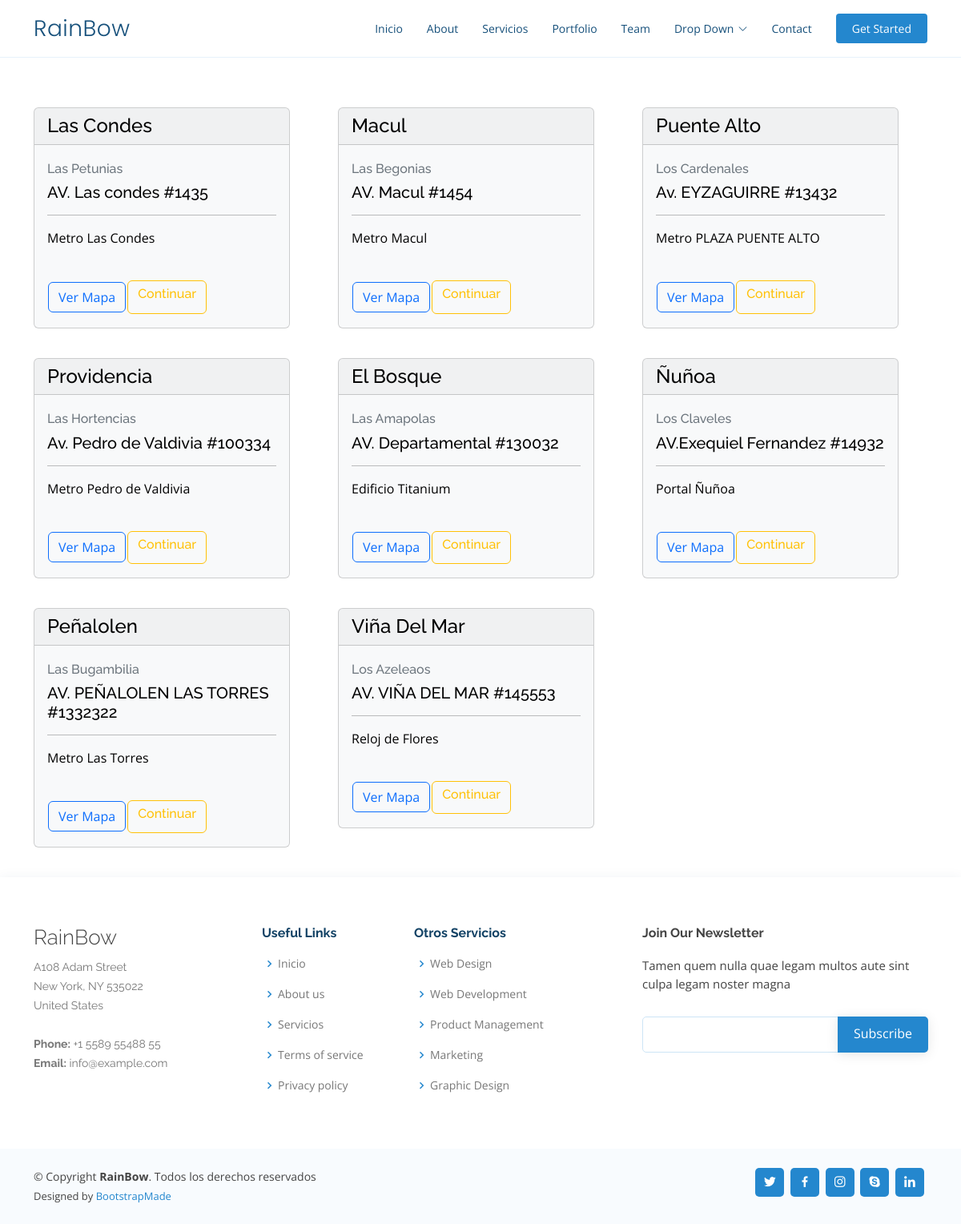
/OnePage/mostrar_notarias.php, run on the app's committed database.
### tables this page shows
CREATE TABLE `notarias` (
  `id` int(11) NOT NULL,
  `nombre` varchar(250) NOT NULL,
  `direccion` varchar(250) NOT NULL,
  `latitud` decimal(10,0) NOT NULL,
  `longitud` decimal(10,0) NOT NULL,
  `referencia` varchar(250) NOT NULL,
  `comuna` varchar(250) NOT NULL
);

### OnePage/mostrar_notarias.php (the view, shortened to what this page needs)
<!DOCTYPE html>
<html lang="en">
<head>
  <link href="assets/vendor/aos/aos.css" rel="stylesheet">
  <link href="assets/vendor/bootstrap/css/bootstrap.min.css" rel="stylesheet">
  <link href="assets/vendor/bootstrap-icons/bootstrap-icons.css" rel="stylesheet">
  <link href="assets/vendor/boxicons/css/boxicons.min.css" rel="stylesheet">
  <link href="assets/vendor/glightbox/css/glightbox.min.css" rel="stylesheet">
  <link href="assets/vendor/remixicon/remixicon.css" rel="stylesheet">
  <link href="assets/vendor/swiper/swiper-bundle.min.css" rel="stylesheet">
  <link href="assets/css/style.css" rel="stylesheet">
</head>
<body>
  <header id="header" class="fixed-top">
    <div class="container d-flex align-items-center justify-content-between">
      <h1 class="logo"><a href="index.html">RainBow</a></h1>
      <nav id="navbar" class="navbar">
        <ul>
          <li><a class="nav-link scrollto " href="#hero">Inicio</a></li>
          <li><a class="nav-link scrollto" href="#about">About</a></li>
          <li><a class="nav-link scrollto" href="#services">Servicios</a></li>
          <li><a class="nav-link scrollto o" href="#portfolio">Portfolio</a></li>
          <li><a class="nav-link scrollto" href="#team">Team</a></li>
          <li class="dropdown"><a href="#"><span>Drop Down</span> <i class="bi bi-chevron-down"></i></a>
          </li>
          <li><a class="nav-link scrollto" href="#contact">Contact</a></li>
          <li><a class="getstarted scrollto" href="#about">Get Started</a></li>
        </ul>
      </nav>
    </div>
  </header>
  <main id="main">
<br>
      <div class="container">
        <div class="d-flex justify-content-between align-items-center">
          <h2>Seleccion de Notarias</h2>
            <a href="portfolio-trabajo.php">Volver a documentos</a>
        </div>
      </div>
      <div class="container">
        <p>
<br><br>
<div class="col-md-12">
  <div class="col-md-12">
  <?php
$conexion = mysqli_connect("localhost", "root", "", "jugueteria");
$resultado = mysqli_query($conexion, "SELECT * FROM notarias");
$contador = 0;
while($fila = mysqli_fetch_array($resultado)) {
  if ($contador % 3 == 0) {
    echo '<div class="row my-3">';
  }
echo '<div class="col-4 mx-10" style="margin-bottom: 5px">';
echo '  <div class="card text-bg-light mb-3" style="max-width: 20rem;">';
echo '  <h4><div class="card-header ">'. $fila['comuna'] .'</div></h4>';
echo '    <div class="card-body">';
echo '      <h6 class="card-subtitle mb-2 text-muted">' . $fila['nombre'] . '</h6>';
echo '      <h5 class="card-title">' . $fila['direccion'] . '</h5>';
echo '<hr>';
echo '      <p class="card-text">' . $fila['referencia'] . '</p>';
echo '<table>';
echo '<tr>';
echo '<td><button class="btn btn-outline-primary">Ver Mapa</button></td>';
echo '<br>';
echo '<td><a href="http://localhost/notariagesnot/onepage/mostrar_horas.php?documento_seleccionado='.$fila['id'].'&nombre='.$fila['nombre'].'&notaria_seleccionada='.$fila['id'].'" class="btn btn-outline-warning"><h6>Continuar</h6></a></td>';
echo '</tr>';
echo '</table>';
echo '</div>';
echo '</div>';
echo '</div>';
  $contador++;
  if ($contador % 3 == 0) {
    echo '</div>';
  }
}
if ($contador % 3 != 0) {
  echo '</div>';
}
?>
  </main>
  <footer id="footer">
    <div class="footer-top">
      <div class="container">
        <div class="row">
          <div class="col-lg-3 col-md-6 footer-contact">
            <h3>RainBow</h3>
            <p>
              A108 Adam Street <br>
              New York, NY 535022<br>
              United States <br><br>
              <strong>Phone:</strong> +1 5589 55488 55<br>
              <strong>Email:</strong> info@example.com<br>
            </p>
          </div>
          <div class="col-lg-2 col-md-6 footer-links">
            <h4>Useful Links</h4>
            <ul>
              <li><i class="bx bx-chevron-right"></i> <a href="#">Inicio</a></li>
              <li><i class="bx bx-chevron-right"></i> <a href="#">About us</a></li>
              <li><i class="bx bx-chevron-right"></i> <a href="#">Servicios</a></li>
              <li><i class="bx bx-chevron-right"></i> <a href="#">Terms of service</a></li>
              <li><i class="bx bx-chevron-right"></i> <a href="#">Privacy policy</a></li>
            </ul>
          </div>
          <div class="col-lg-3 col-md-6 footer-links">
            <h4>Otros Servicios</h4>
            <ul>
              <li><i class="bx bx-chevron-right"></i> <a href="#">Web Design</a></li>
              <li><i class="bx bx-chevron-right"></i> <a href="#">Web Development</a></li>
              <li><i class="bx bx-chevron-right"></i> <a href="#">Product Management</a></li>
              <li><i class="bx bx-chevron-right"></i> <a href="#">Marketing</a></li>
              <li><i class="bx bx-chevron-right"></i> <a href="#">Graphic Design</a></li>
            </ul>
          </div>
          <div class="col-lg-4 col-md-6 footer-newsletter">
            <h4>Join Our Newsletter</h4>
            <p>Tamen quem nulla quae legam multos aute sint culpa legam noster magna</p>
            <form action="" method="post">
              <input type="email" name="email"><input type="submit" value="Subscribe">
            </form>
          </div>
        </div>
      </div>
    </div>
    <div class="container d-md-flex py-4">
      <div class="me-md-auto text-center text-md-start">
        <div class="copyright">
          &copy; Copyright <strong><span>RainBow</span></strong>. Todos los derechos reservados
        </div>
        <div class="credits">
          Designed by <a href="https://bootstrapmade.com/">BootstrapMade</a>
        </div>
      </div>
      <div class="social-links text-center text-md-right pt-3 pt-md-0">
        <a href="#" class="twitter"><i class="bx bxl-twitter"></i></a>
        <a href="#" class="facebook"><i class="bx bxl-facebook"></i></a>
        <a href="#" class="instagram"><i class="bx bxl-instagram"></i></a>
        <a href="#" class="google-plus"><i class="bx bxl-skype"></i></a>
        <a href="#" class="linkedin"><i class="bx bxl-linkedin"></i></a>
      </div>
    </div>
  </footer>
</body>
</body>
</html>

### OnePage/assets/css/style.css (style rules this page uses)
body { font-family: "Open Sans", sans-serif; color: #444444; }
a { color: #2487ce; text-decoration: none; }
h1, h2, h3, h4, h5, h6 { font-family: "Raleway", sans-serif; }
#header { transition: all 0.5s; background: #fff; z-index: 997; padding: 15px 0; border-bottom: 1px solid #e6f2fb; }
#header .logo { font-size: 28px; margin: 0; padding: 0; line-height: 1; font-weight: 300; letter-spacing: 0.5px; font-family: "Poppins", sans-serif; }
#header .logo a { color: #16507b; }
.navbar { padding: 0; }
.navbar ul { margin: 0; padding: 0; display: flex; list-style: none; align-items: center; }
.navbar li { position: relative; }
.navbar a, .navbar a:focus { display: flex; align-items: center; justify-content: space-between; padding: 10px 0 10px 30px; font-size: 14px; color: #16507b; white-space: nowrap; transition: 0.3s; }
.navbar a i, .navbar a:focus i { font-size: 12px; line-height: 0; margin-left: 5px; }
.navbar .getstarted, .navbar .getstarted:focus { background: #2487ce; padding: 8px 20px; margin-left: 30px; border-radius: 4px; color: #fff; }
#footer { color: #444444; font-size: 14px; background: #f8fbfe; box-shadow: 0px 2px 15px rgba(18, 66, 101, 0.08); }
#footer .footer-top { padding: 60px 0 30px 0; background: #fff; }
#footer .footer-top .footer-contact { margin-bottom: 30px; }
#footer .footer-top .footer-contact h3 { font-size: 26px; margin: 0 0 10px 0; padding: 2px 0 2px 0; line-height: 1; font-weight: 300; }
#footer .footer-top .footer-contact p { font-size: 14px; line-height: 24px; margin-bottom: 0; font-family: "Raleway", sans-serif; color: #777777; }
#footer .footer-top h4 { font-size: 16px; font-weight: bold; color: #124265; position: relative; padding-bottom: 12px; }
#footer .footer-top .footer-links { margin-bottom: 30px; }
#footer .footer-top .footer-links ul { list-style: none; padding: 0; margin: 0; }
#footer .footer-top .footer-links ul i { padding-right: 2px; color: #2487ce; font-size: 18px; line-height: 1; }
#footer .footer-top .footer-links ul li { padding: 10px 0; display: flex; align-items: center; }
#footer .footer-top .footer-links ul li:first-child { padding-top: 0; }
#footer .footer-top .footer-links ul a { color: #777777; transition: 0.3s; display: inline-block; line-height: 1; }
#footer .footer-newsletter { font-size: 15px; }
#footer .footer-newsletter h4 { font-size: 16px; font-weight: bold; color: #444444; position: relative; padding-bottom: 12px; }
#footer .footer-newsletter form { margin-top: 30px; background: #fff; padding: 6px 10px; position: relative; border-radius: 5px; text-align: left; border: 1px solid #cde5f6; }
#footer .footer-newsletter form input[type=email] { border: 0; padding: 4px 8px; width: calc(100% - 100px); }
#footer .footer-newsletter form input[type=submit] { position: absolute; top: -1px; right: -2px; bottom: -1px; border: 0; background: none; font-size: 16px; padding: 0 20px 2px 20px; background: #2487ce; color: #fff; transition: 0.3s; border-radius: 0 5px 5px 0; box-shadow: 0px 2px 15px rgba(0, 0, 0, 0.1); }
#footer .credits { padding-top: 5px; font-size: 13px; color: #444444; }
#footer .social-links a { font-size: 18px; display: inline-block; background: #2487ce; color: #fff; line-height: 1; padding: 8px 0; margin-right: 4px; border-radius: 5px; text-align: center; width: 36px; height: 36px; transition: 0.3s; }

### data on the page
notarias: comuna "Las Condes", nombre "Las Petunias", direccion "AV. Las condes #1435", referencia "Metro Las Condes"
notarias: comuna "Macul", nombre "Las Begonias", direccion "AV. Macul #1454", referencia "Metro Macul"
notarias: comuna "Puente Alto", nombre "Los Cardenales", direccion "Av. EYZAGUIRRE #13432", referencia "Metro PLAZA PUENTE ALTO"
notarias: comuna "Providencia", nombre "Las Hortencias", direccion "Av. Pedro de Valdivia #100334", referencia "Metro Pedro de Valdivia"
notarias: comuna "El Bosque", nombre "Las Amapolas", direccion "AV. Departamental #130032", referencia "Edificio Titanium"
notarias: comuna "Ñuñoa", nombre "Los Claveles", direccion "AV.Exequiel Fernandez #14932", referencia "Portal Ñuñoa"
notarias: comuna "Peñalolen", nombre "Las Bugambilia", direccion "AV. PEÑALOLEN LAS TORRES #1332322", referencia "Metro Las Torres"
notarias: comuna "Viña Del Mar", nombre "Los Azeleaos", direccion "AV. VIÑA DEL MAR #145553", referencia "Reloj de Flores"
